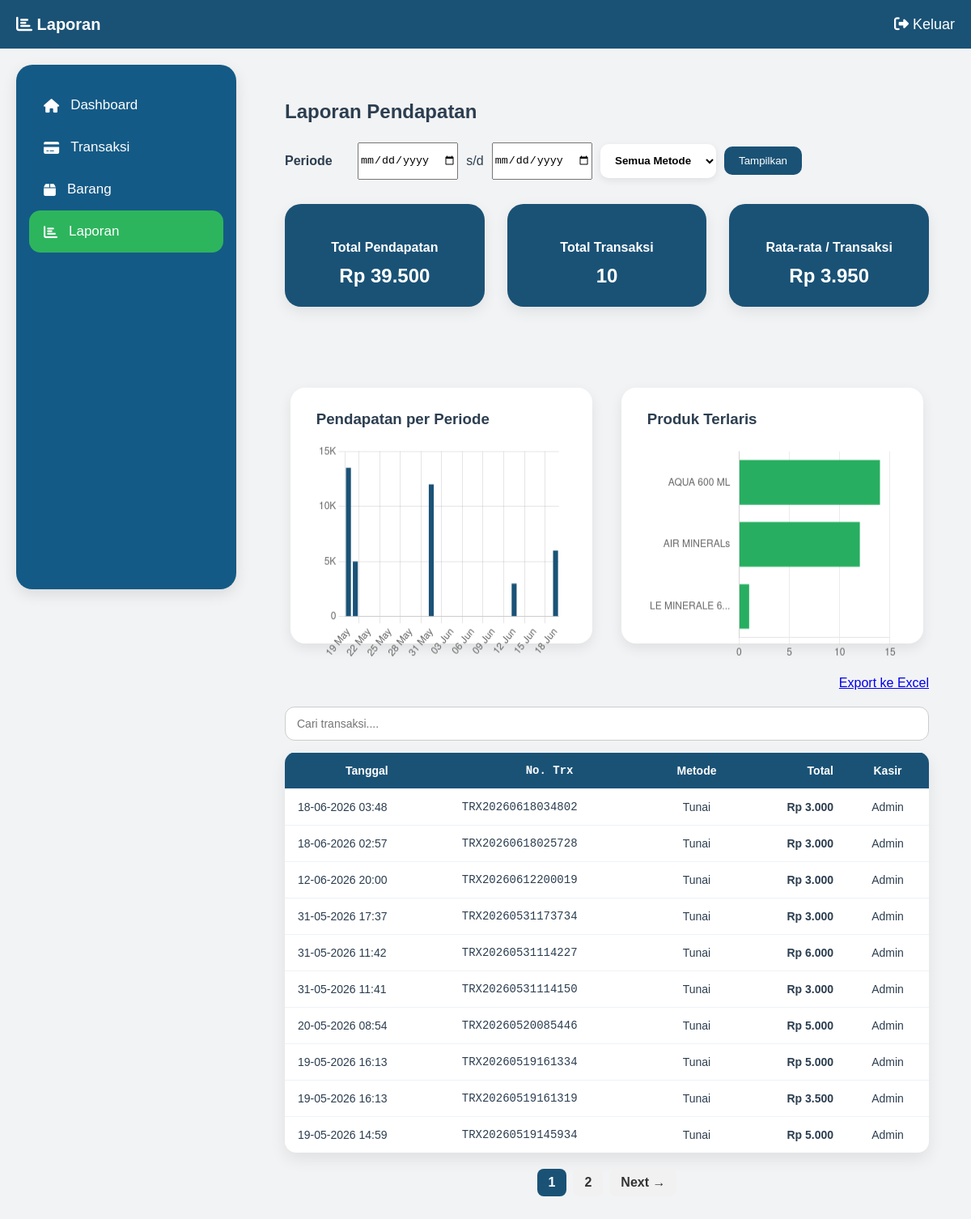
Screenshot of /laporan (signed in) with the database file from the repository.
### models.py (models this page shows)
class Transaksi(db.Model):
    id = db.Column(db.Integer, primary_key=True)
    no_transaksi = db.Column(db.String(20))
    tanggal = db.Column(db.DateTime)
    total = db.Column(db.Integer)
    bayar = db.Column(db.Integer)
    kembali = db.Column(db.Integer)
    metode = db.Column(db.String(20))

### routes/laporan.py (the view, shortened to what this page needs)
@laporan_bp.route("/laporan", methods=["GET"])
@login_required
def laporan():
    start = request.args.get("start")
    end = request.args.get("end")
    query = Transaksi.query
    metode = request.args.get("metode")
    metode = request.args.get("metode")
    if metode:
        metode = metode.lower()
    if metode == "tunai":
        query = query.filter(
            db.func.lower(Transaksi.metode).in_(["tunai"])
        )
    elif metode == "qris":
        query = query.filter(
            db.func.lower(Transaksi.metode).in_(["qris"])
        )
    page = request.args.get("page", 1, type=int)
    pagination = query.order_by(
        Transaksi.tanggal.desc()
    ).paginate(
        page=page,
        per_page=10,
        error_out=False
    )
    transaksi = pagination.items
    total_pendapatan = sum(t.total for t in transaksi) if transaksi else 0
    rata_rata = total_pendapatan // len(transaksi) if transaksi else 0
    total_transaksi = len(transaksi)
    print("TOTAL TRANSAKSI:", total_transaksi)
    total_tunai = 0
    total_qris = 0
    transaksi_list = []
    for t in transaksi:
        detail = DetailTransaksi.query.filter_by(transaksi_id=t.id).all()
        nama_produk = ", ".join([d.nama for d in detail])
        transaksi_list.append({
        "tanggal": t.tanggal,
        "no_transaksi": t.no_transaksi,
        "metode": t.metode,
        "total": t.total,
        "kasir": "Admin",
        "produk": nama_produk.lower()
    })
    produk_data = {}
    for d in DetailTransaksi.query.all():
        nama = d.nama
        produk_data[nama] = produk_data.get(nama, 0) + d.qty
    produk_sorted = sorted(produk_data.items(), key=lambda x: x[1], reverse=True)[:5]
    produk_labels = [p[0] for p in produk_sorted]
    produk_values = [p[1] for p in produk_sorted]
    chart_data = {}
    if start and end:
        end_dt_real = end_dt - timedelta(days=1)
        selisih_hari = (end_dt_real - start_dt).days
    elif transaksi:
        start_dt = min(t.tanggal for t in transaksi)
        end_dt_real = max(t.tanggal for t in transaksi)
        start_dt = start_dt.replace(hour=0, minute=0, second=0, microsecond=0)
        end_dt_real = end_dt_real.replace(hour=0, minute=0, second=0, microsecond=0)
        selisih_hari = (end_dt_real - start_dt).days
    else:
        end_dt_real = None
        selisih_hari = 0
    if end_dt_real is not None:
        if selisih_hari > 31:
            current = start_dt.replace(day=1)
            end_month = end_dt_real.replace(day=1)
            while current <= end_month:
                key = current.strftime("%Y-%m")
                chart_data[key] = {
                    "label": current.strftime("%b %Y"),
                    "total": 0
                }
                if current.month == 12:
                    current = current.replace(year=current.year + 1, month=1)
                else:
                    current = current.replace(month=current.month + 1)
            for t in transaksi:
                key = t.tanggal.strftime("%Y-%m")
                if key in chart_data:
                    chart_data[key]["total"] += t.total
        else:
            current = start_dt
            while current <= end_dt_real:
                key = current.strftime("%Y-%m-%d")
                chart_data[key] = {
                    "label": current.strftime("%d %b"),
                    "total": 0
                }
                current += timedelta(days=1)
            for t in transaksi:
                key = t.tanggal.strftime("%Y-%m-%d")
                if key in chart_data:
                    chart_data[key]["total"] += t.total
    chart_labels = [v["label"] for v in chart_data.values()]
    chart_values = [v["total"] for v in chart_data.values()]
    metode_data = {}
    for t in transaksi:
        metode = t.metode.lower()
        if metode in ["tunai"]:
            metode = "Tunai"
        elif metode in ["qris"]:
            metode = "QRIS"
        else:
            continue
        metode_data[metode] = metode_data.get(metode, 0) + 1
        if metode == "Tunai":
            total_tunai += t.total
        elif metode == "QRIS":
            total_qris += t.total
    return render_template(
        "laporan/laporan.html",
        page_title="Laporan",
        page_icon="fa fa-chart-bar",
        transaksi=transaksi,
        total_pendapatan=total_pendapatan,
        rata_rata=rata_rata,
        total_transaksi=total_transaksi,
        transaksi_list=transaksi_list,
        total_tunai=total_tunai,
        total_qris=total_qris,
        produk_labels=produk_labels,
        produk_values=produk_values,
        chart_labels=chart_labels,
        chart_values=chart_values,
        metode_labels=list(metode_data.keys()),
        metode_values=list(metode_data.values()),
        start=start,
        end=end,
        pagination=pagination,
    )

### templates/laporan/laporan.html (shortened to what this page needs)
{% extends "layout/base.html" %}
{% block css %}
<link rel="stylesheet" href="{{ url_for('static', filename='css/laporan.css') }}">
{% endblock %}
{% block content %}
<div class="laporan-page">
<h2>Laporan Pendapatan</h2>
<form method="GET" class="filter">
    <div class="filter-row">
        <label>Periode</label>
        <input type="date" name="start" id="startDate" value="{{ start or '' }}">
        <span>s/d</span>
        <input type="date" name="end" id="endDate" value="{{ end or '' }}">
        <select name="metode" id="filterMetode" class="select-filter">
            <option value="">Semua Metode</option>
        </select>
        <button type="submit" class="btn-filter">Tampilkan</button>
    </div>
</form>
<div class="cards">
    <div class="card">
        <h4>Total Pendapatan</h4>
        <p>Rp {{ "{:,}".format(total_pendapatan).replace(",", ".") }}</p>
    </div>
    <div class="card">
        <h4>Total Transaksi</h4>
        <p>{{ total_transaksi }}</p>
    </div>
    <div class="card">
        <h4>Rata-rata / Transaksi</h4>
        <p>Rp {{ "{:,}".format(rata_rata).replace(",", ".") }}</p>
    </div>
</div>
<div class="chart-wrapper">
    <div class="chart-box">
        <h3>Pendapatan per Periode</h3>
        <canvas id="myChart"></canvas>
    </div>
    <div class="chart-box">
        <h3>Produk Terlaris</h3>
        <canvas id="produkChart"></canvas>
    </div>
</div>
<div style="display: flex; justify-content: flex-end; margin-bottom: 10px;">
  <a href="#" id="exportExcel" class="btn-export">
      Export ke Excel
  </a>
</div>
<div class="filter-box">
  <input
  type="text"
  id="searchInput"
  placeholder="Cari transaksi...."
>
</div>
<table class="table-laporan">
<thead>
<tr>
  <th class="col-tanggal">Tanggal</th>
  <th class="col-trx">No. Trx</th>
  <th class="col-metode">Metode</th>
  <th class="col-total">Total</th>
  <th class="col-kasir">Kasir</th>
</tr>
</thead>
<tbody>
{% for t in transaksi_list %}
<tr data-bulan="{{ t.tanggal.strftime('%b') }}"
    data-produk="{{ t.produk }}">
  <td class="col-tanggal">{{ t.tanggal.strftime("%d-%m-%Y %H:%M") }}</td>
  <td class="col-trx">{{ t.no_transaksi }}</td>
  <td class="col-metode">{{ t.metode }}</td>
  <td class="col-total">Rp {{ "{:,}".format(t.total).replace(",", ".") }}</td>
  <td class="col-kasir">{{ t.kasir }}</td>
</tr>
{% endfor %}
</tbody>
</table>
<div class="pagination">
  {% for p in range(1, pagination.pages + 1) %}
    <a
      href="{{ url_for(
          'laporan.laporan',
          page=p,
          start=start,
          end=end
      ) }}"
      class="{{ 'active' if p == pagination.page else '' }}"
    >
      {{ p }}
    </a>
  {% endfor %}
  {% if pagination.has_next %}
    <a href="{{ url_for(
        'laporan.laporan',
        page=pagination.next_num,
        start=start,
        end=end
    ) }}">
      Next →
    </a>
  {% endif %}
</div>
<script>
  window.chartLabels = {{ chart_labels | tojson }};
  window.chartValues = {{ chart_values | tojson }};
  window.metodeLabels = {{ metode_labels | tojson }};
  window.metodeValues = {{ metode_values | tojson }};
  window.produkLabels = {{ produk_labels | tojson }};
  window.produkValues = {{ produk_values | tojson }};
</script>
</div>
{% endblock %}

### static/css/dashboard.css (style rules this page uses)
body { margin:0; font-family:Arial, Helvetica, sans-serif; background:#F2F3F4; color:#2C3E50; }
.cards { display:flex; justify-content:center; gap:30px; margin-bottom:60px; }
.card { background:#1A5276; color:white; padding:30px; border-radius:15px; width:260px; text-align:center; }
.chart-box { background:#ffffff; padding:25px; width:80%; margin:40px auto; border-radius:12px; height:320px; }
.chart-box canvas { width:100% !important; height:230px !important; }
html, body { height: auto; overflow-y: auto; }

### static/css/laporan.css (style rules this page uses)
.laporan-page { width: 100%; max-width: 1150px; margin: 0 auto; padding: 24px 32px; box-sizing: border-box; color: #2C3E50; }
.filter { margin: 24px 0; }
.filter-row { display: flex; align-items: center; gap: 10px; flex-wrap: wrap; }
.filter-row label { font-weight: 700; min-width: 80px; }
.filter-row input, .filter-row select { height: 42px; }
.date-box, .select-filter { background: #fff; padding: 10px 14px; border-radius: 10px; box-shadow: 0 3px 10px rgba(0,0,0,0.08); }
.date-box input, .select-filter { border: none; outline: none; font-weight: 600; }
.btn-filter, #resetChartFilter { padding: 10px 18px; background: #1A5276; color: white; border: none; border-radius: 10px; cursor: pointer; }
.cards { display: flex; justify-content: center; gap: 28px; margin-top: 30px; flex-wrap: nowrap; }
.card { background: #1A5276; color: white; width: 240px; border-radius: 20px; padding: 24px 20px; text-align: center; box-shadow: 0 6px 18px rgba(0,0,0,0.08); transition: 0.2s; }
.card h4 { font-size: 16px; margin-bottom: 12px; }
.card p { font-size: 24px; font-weight: 700; margin: 0; }
.chart-wrapper { display: grid; grid-template-columns: 1fr 1fr; gap: 22px; margin-top: 15px; }
.chart-box { background: white; border-radius: 18px; padding: 22px; box-shadow: 0 6px 16px rgba(0,0,0,0.08); height: 260px; }
.chart-box canvas { width: 100% !important; height: 270px !important; }
.chart-box h3 { margin: 0 0 18px; }
.filter-box { margin: 20px 0 14px; }
#searchInput { width: 100%; padding: 12px 14px; border-radius: 12px; border: 1px solid #ccc; font-size: 14px; outline: none; box-sizing: border-box; }
.table-laporan { width: 100%; border-collapse: collapse; background: #fff; border-radius: 14px; overflow: hidden; box-shadow: 0 8px 20px rgba(0,0,0,0.08); }
.table-laporan thead { background: #1A5276; color: white; }
.table-laporan th, .table-laporan td { padding: 14px 16px; font-size: 14px; border-top: 1px solid #eef2f7; }
.col-trx { font-family: monospace; }
.col-metode, .col-kasir { text-align: center; }
.col-total { text-align: right; font-weight: bold; }
.chart-box { padding: 28px 32px; }
.pagination { display:flex; justify-content:center; align-items:center; gap:8px; margin-top:20px; flex-wrap:wrap; }
.pagination a { padding:8px 14px; background:#f1f1f1; border-radius:8px; text-decoration:none; color:#333; font-weight:600; }
.pagination a.active { background:#1A5276; color:white; }

### rows the page displays
Transaksi: tanggal "18-06-2026 03:48", no_transaksi "TRX20260618034802", metode "Tunai", total "3.000", kasir "Admin"
Transaksi: tanggal "18-06-2026 02:57", no_transaksi "TRX20260618025728", metode "Tunai", total "3.000", kasir "Admin"
Transaksi: tanggal "12-06-2026 20:00", no_transaksi "TRX20260612200019", metode "Tunai", total "3.000", kasir "Admin"
Transaksi: tanggal "31-05-2026 17:37", no_transaksi "TRX20260531173734", metode "Tunai", total "3.000", kasir "Admin"
Transaksi: tanggal "31-05-2026 11:42", no_transaksi "TRX20260531114227", metode "Tunai", total "6.000", kasir "Admin"
Transaksi: tanggal "31-05-2026 11:41", no_transaksi "TRX20260531114150", metode "Tunai", total "3.000", kasir "Admin"
Transaksi: tanggal "20-05-2026 08:54", no_transaksi "TRX20260520085446", metode "Tunai", total "5.000", kasir "Admin"
Transaksi: tanggal "19-05-2026 16:13", no_transaksi "TRX20260519161334", metode "Tunai", total "5.000", kasir "Admin"
Transaksi: tanggal "19-05-2026 16:13", no_transaksi "TRX20260519161319", metode "Tunai", total "3.500", kasir "Admin"
Transaksi: tanggal "19-05-2026 14:59", no_transaksi "TRX20260519145934", metode "Tunai", total "5.000", kasir "Admin"

### other values shown
{{ page_title or 'Dashboard' }} "Laporan"
{{ "{:,}".format(total_pendapatan).replace(",", ".") }} "39.500"
{{ total_transaksi }} "10"
{{ "{:,}".format(rata_rata).replace(",", ".") }} "3.950"
{{ p }} "1" "2"
chart data {{ chart_values | tojson }} [13500, 5000, 0, 0, 0, 0, 0, 0, 0, 0, 0, 0, 12000, 0, 0, 0, 0, 0, 0, 0, 0, 0, 0, 0, 3000, 0, 0, 0, 0, 0, 6000]
